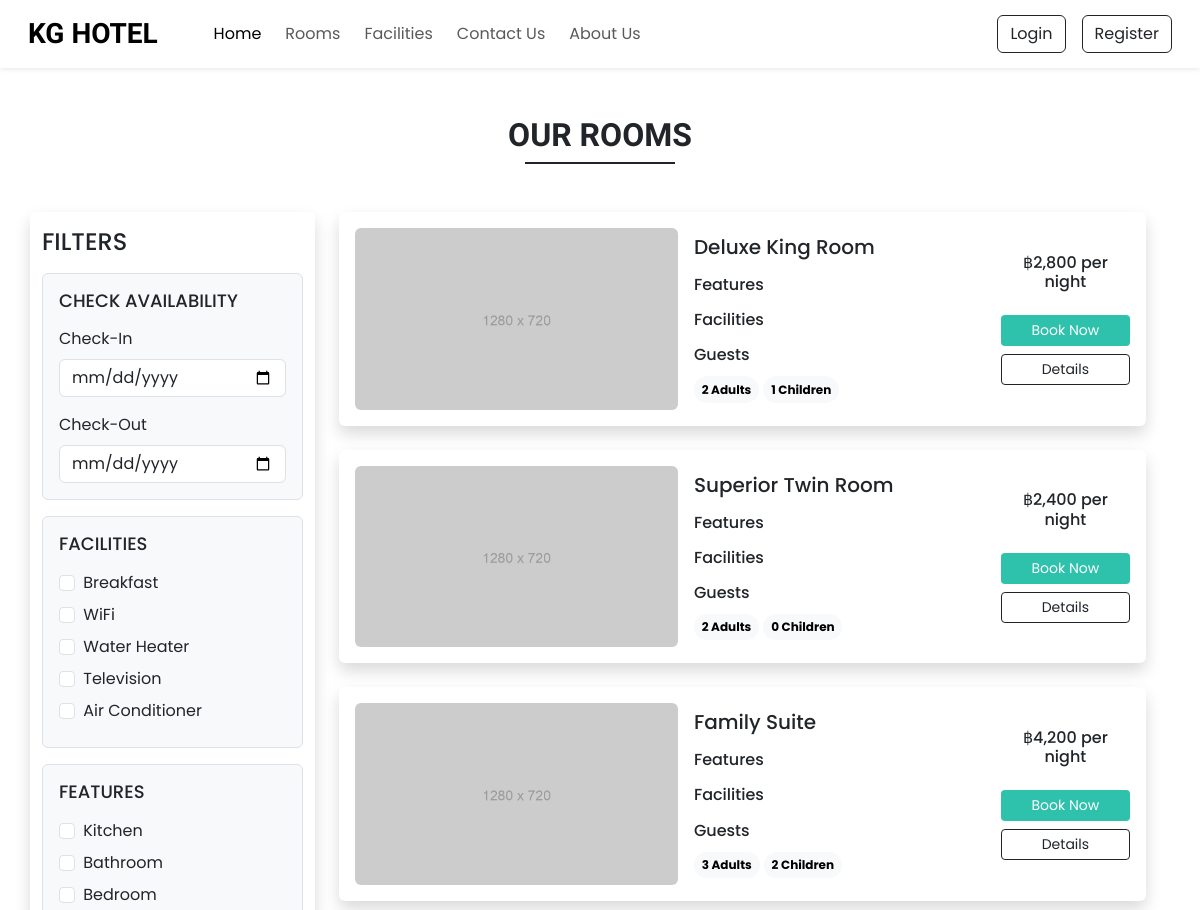
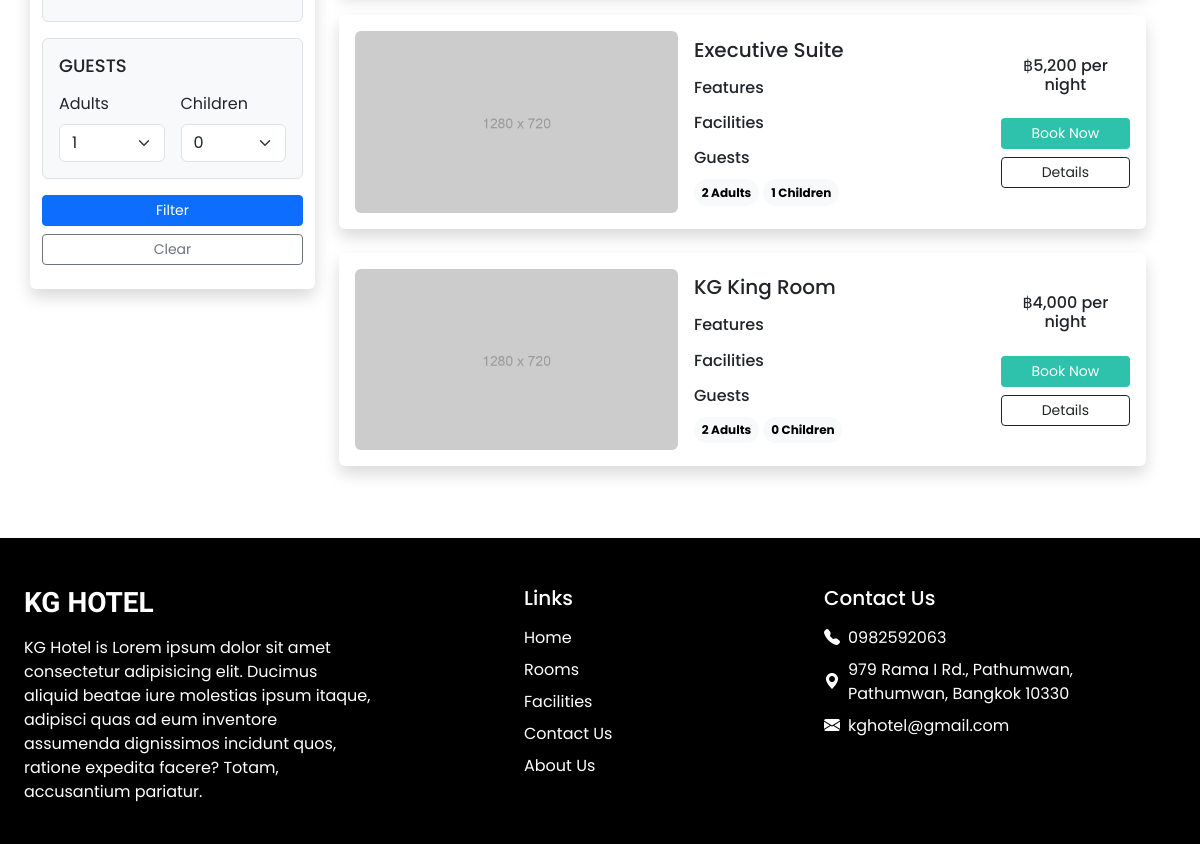
The page /rooms.php on the database its author committed (2 pictures, top to bottom).
### tables this page shows
CREATE TABLE `facilities` (
  `id` int(11) NOT NULL,
  `name` varchar(50) NOT NULL,
  `icon` varchar(255) NOT NULL,
  `description` text NOT NULL
);

CREATE TABLE `features` (
  `id` int(11) NOT NULL,
  `name` varchar(50) NOT NULL
);

CREATE TABLE `room` (
  `id` int(11) NOT NULL,
  `name` varchar(150) NOT NULL,
  `area` int(11) NOT NULL,
  `price` int(11) NOT NULL,
  `quant` int(11) NOT NULL,
  `adult` int(11) NOT NULL,
  `children` int(11) NOT NULL,
  `description` text NOT NULL,
  `status` int(11) NOT NULL DEFAULT 1
);

CREATE TABLE `setting` (
  `sr_no` int(11) NOT NULL,
  `site_title` varchar(50) NOT NULL,
  `site_about` varchar(255) NOT NULL,
  `shutdown` tinyint(1) NOT NULL
);

CREATE TABLE `contact_details` (
  `sr_no` int(11) NOT NULL,
  `address` varchar(255) NOT NULL,
  `gmap` longtext NOT NULL,
  `pn1` varchar(10) NOT NULL,
  `pn2` varchar(10) NOT NULL,
  `email` varchar(50) NOT NULL
);

### server/class/facility.php (called while the page is built, shortened)
<?php
class Facility {
    private $conn;
    public function __construct($db) {
        $this->conn = $db;
    }
    public function getFacilities() {
        $query = "SELECT * FROM facilities ORDER BY id DESC";
        $stmt = $this->conn->prepare($query);
        $stmt->execute();
        return $stmt->fetchAll(PDO::FETCH_ASSOC);
    }
}
$database = new Database();
$db = $database->getConnection();
$facilityObj = new Facility($db);
$facilities = $facilityObj->getFacilities();
?>

### server/class/feature.php (called while the page is built)
<?php
class Feature {
    private $conn;
    public function __construct($db) {
        $this->conn = $db;
    }
    public function getFeatures() {
        $query = "SELECT * FROM features ORDER BY id DESC";
        $stmt = $this->conn->prepare($query);
        $stmt->execute();
        return $stmt->fetchAll(PDO::FETCH_ASSOC);
    }
}
$database = new Database();
$db = $database->getConnection();
$featureObj = new Feature($db);
$features = $featureObj->getFeatures();
?>

### server/class/room.php (called while the page is built, shortened)
<?php
class Room {
    private $conn;
    public function __construct($db) {
        $this->conn = $db;
    }
    public function getFilteredRooms() {
        $conditions = ["r.status = 1"];
        $params = [];
        $where = implode(' AND ', $conditions);
        $sql = "
            SELECT r.id, r.name, r.area, r.price, r.quant, r.adult, r.children, r.description,
                rc.cover,
                GROUP_CONCAT(DISTINCT f.name) AS features,
                GROUP_CONCAT(DISTINCT fc.name) AS facilities
            FROM room r
            LEFT JOIN room_covers rc ON r.id = rc.id_room
            LEFT JOIN room_features rf ON r.id = rf.id_room
            LEFT JOIN features f ON rf.id_features = f.id
            LEFT JOIN room_facilities rfc ON r.id = rfc.id_room
            LEFT JOIN facilities fc ON rfc.id_facilities = fc.id
            WHERE $where
            GROUP BY r.id
        ";
        $stmt = $this->conn->prepare($sql);
        $stmt->execute();
        return $stmt->fetchAll(PDO::FETCH_ASSOC);
    }
}
$database = new Database();
$db = $database->getConnection();
$roomObj = new Room($db);
$rooms = $roomObj->getFilteredRooms();
?>

### server/class/setting.php (called while the page is built)
<?php
class Setting {
    private $conn;
    public function __construct($db) {
        $this->conn = $db;
    }
    public function getSettingInfo() {
        $query = "SELECT * FROM setting WHERE sr_no = 1";
        $stmt = $this->conn->prepare($query);
        $stmt->execute();
        return $stmt->fetch(PDO::FETCH_ASSOC);
    }
}
$database = new Database();
$db = $database->getConnection();
$setting = new Setting($db);
$setting_info = $setting->getSettingInfo();
$site_title = $setting_info['site_title'];
$site_about = $setting_info['site_about'];
$shutdown = $setting_info['shutdown'];
?>

### server/class/contact_detail.php (called while the page is built, shortened)
<?php
class ContactDetail {
    private $conn;
    public function __construct($db) {
        $this->conn = $db;
    }
    public function getContactInfo() {
        $query = "SELECT * FROM contact_details WHERE sr_no = 1";
        $stmt = $this->conn->prepare($query);
        $stmt->execute();
        return $stmt->fetch(PDO::FETCH_ASSOC);
    }
}
$database = new Database();
$db = $database->getConnection();
$contact_detail = new ContactDetail($db);
$contact_info = $contact_detail->getContactInfo();
$address = $contact_info['address'];
$pn1 = $contact_info['pn1'];
$email = $contact_info['email'];
?>

### rooms.php (the view, shortened to what this page needs)
<?php
require('public/db_config.php');
require('server/class/contact_detail.php');
require('server/class/room.php');
require('server/class/facility.php');
require('server/class/feature.php');
require('server/class/setting.php');
?>
<!doctype html>
<html lang="en">
<head>
    <?php require('public/link.php'); ?>
    <link rel="stylesheet" href="https://cdn.jsdelivr.net/npm/swiper@11/swiper-bundle.min.css">
    <link rel="stylesheet" href="css/style.css">
</head>
<body>
    <?php require('inc/header.php'); ?>
    <div class="my-5 px-4">
        <h2 class="fw-bold h-font text-center">OUR ROOMS</h2>
        <div class="h-line bg-dark"></div>
    </div>
    <div class="container">
        <div class="row">
            <div class="col-lg-3 col-md-12 mb-4 mb-lg-0 px-lg-0">
                <nav class="navbar navbar-expand-lg navbar-light bg-white rounded lg-shadow">
                    <div class="container-fluid flex-lg-column align-items-stretch">
                        <h4 class="mt-2 d-none d-lg-block">FILTERS</h4>
                        <div class="collapse navbar-collapse flex-column align-items-stretch mt-2" id="filter-dropdown">
                            <form method="GET" class="w-100">
                                <div class="border bg-light p-3 rounded mb-3">
                                    <h5 class="mb-3" style="font-size: 18px;">CHECK AVAILABILITY</h5>
                                    <label class="form-label">Check-In</label>
                                    <input type="date" name="checkin" value="<?= $_GET['checkin'] ?? '' ?>"
                                        class="form-control shadow-none mb-3">
                                    <label class="form-label">Check-Out</label>
                                    <input type="date" name="checkout" value="<?= $_GET['checkout'] ?? '' ?>"
                                        class="form-control shadow-none">
                                </div>
                                <div class="border bg-light p-3 rounded mb-3">
                                    <h5 class="mb-3" style="font-size: 18px;">FACILITIES</h5>
                                    <?php foreach ($facilities as $f): ?>
                                    <div class="mb-2">
                                        <input type="checkbox" id="fac_<?= $f['id'] ?>" name="facilities[]"
                                            value="<?= $f['name'] ?>" class="form-check-input shadow-none me-1"
                                            <?= (isset($_GET['facilities']) && in_array($f['name'], $_GET['facilities'])) ? 'checked' : '' ?>>
                                        <label class="form-check-label"
                                            for="fac_<?= $f['id'] ?>"><?= $f['name'] ?></label>
                                    </div>
                                    <?php endforeach; ?>
                                </div>
                                <div class="border bg-light p-3 rounded mb-3">
                                    <h5 class="mb-3" style="font-size: 18px;">FEATURES</h5>
                                    <?php foreach ($features as $feature): ?>
                                    <div class="mb-2">
                                        <input type="checkbox" id="feat_<?= $feature['id'] ?>" name="features[]"
                                            value="<?= $feature['name'] ?>" class="form-check-input shadow-none me-1"
                                            <?= (isset($_GET['features']) && in_array($feature['name'], $_GET['features'])) ? 'checked' : '' ?>>
                                        <label class="form-check-label"
                                            for="feat_<?= $feature['id'] ?>"><?= $feature['name'] ?></label>
                                    </div>
                                    <?php endforeach; ?>
                                </div>
                                <div class="border bg-light p-3 rounded mb-3">
                                    <h5 class="mb-3" style="font-size: 18px;">GUESTS</h5>
                                    <div class="d-flex justify-content-between gap-3">
                                        <div class="w-100">
                                            <label class="form-label">Adults</label>
                                            <select name="adults" class="form-select shadow-none">
                                                <?php for ($i = 1; $i <= 10; $i++): ?>
                                                <option value="<?= $i ?>"
                                                    <?= (isset($_GET['adults']) && $_GET['adults'] == $i) ? 'selected' : '' ?>>
                                                    <?= $i ?></option>
                                                <?php endfor; ?>
                                            </select>
                                        </div>
                                        <div class="w-100">
                                            <label class="form-label">Children</label>
                                            <select name="children" class="form-select shadow-none">
                                                <?php for ($i = 0; $i <= 10; $i++): ?>
                                                <option value="<?= $i ?>"
                                                    <?= (isset($_GET['children']) && $_GET['children'] == $i) ? 'selected' : '' ?>>
                                                    <?= $i ?></option>
                                                <?php endfor; ?>
                                            </select>
                                        </div>
                                    </div>
                                </div>
                                <div class="d-grid gap-2 mb-3">
                                    <button type="submit" class="btn btn-sm btn-primary">Filter</button>
                                    <a href="rooms.php" class="btn btn-sm btn-outline-secondary">Clear</a>
                                </div>
                            </form>
                        </div>
                    </div>
                </nav>
            </div>
            <div class="col-lg-9 col-md-12 px-4">
                <?php if (empty($rooms)): ?>
                <div class="alert alert-warning text-center d-flex align-items-center justify-content-center gap-2 mb-0" role="alert">
                    <i class="bi bi-exclamation-triangle-fill fs-4"></i>
                    <div>
                        <strong>No rooms found</strong> based on your selected filters
                    </div>
                </div>
                <?php else: ?>
                <?php foreach ($rooms as $room): ?>
                <div class="card mb-4 border-0 shadow">
                    <div class="row g-0 p-3 align-items-center">
                        <div class="col-md-5 mb-lg-0 mb-md-0 mb-3">
                            <img src="uploads/rooms/covers/<?php echo $room['cover']; ?>"
                                class="img-fluid rounded w-100 h-100 object-fit-cover">
                        </div>
                        <div class="col-md-5 px-lg-3 px-md-3 px-0">
                            <h5 class="mb-3"><?php echo $room['name']; ?></h5>
                            <div class="features mb-3">
                                <h6 class="mb-1">Features</h6>
                            </div>
                            <div class="facilities mb-3">
                                <h6 class="mb-1">Facilities</h6>
                            </div>
                            <div class="guests">
                                <h6 class="mb-1">Guests</h6>
                                <span
                                    class="badge rounded-pill text-bg-light text-wrap lh-base mt-2"><?php echo $room['adult']; ?>
                                    Adults</span>
                                <span
                                    class="badge rounded-pill text-bg-light text-wrap lh-base mt-2"><?php echo $room['children']; ?>
                                    Children</span>
                            </div>
                        </div>
                        <div class="col-md-2 text-center">
                            <h6 class="my-4 mt-lg-0 mt-md-0">฿<?php echo number_format($room['price'], 0); ?> per night
                            </h6>
                            <?php if ($shutdown != 1): ?>
                            <?php if (isset($_SESSION['user_id'])): ?>
                                <a href="confirm_booking.php?id=<?php echo $room['id']; ?>" class="btn btn-sm w-100 text-white custom-bg shadow-none mb-2">Book Now</a>
                            <?php else: ?>
                            <button type="button" class="btn btn-sm w-100 text-white custom-bg shadow-none mb-2"
                                data-bs-toggle="modal" data-bs-target="#loginModal">
                                Book Now
                            </button>
                            <?php endif; ?>
                            <?php endif; ?>
                            <a href="room_detail.php?id=<?php echo $room['id']; ?>"
                                class="btn btn-sm w-100 btn-outline-dark shadow-none">Details</a>
                        </div>
                    </div>
                </div>
                <?php endforeach; ?>
                <?php endif; ?>
            </div>
        </div>
    </div>
    <?php require('inc/footer.php'); ?>
</body>
</html>

### inc/footer.php
<footer class="container-fluid bg-black text-white mt-5 pt-5">
    <div class="row justify-content-between">
        <div class="col-12 col-md-6 col-lg-4 mb-4 px-4">
            <h3 class="h-font fw-bold fs-3 mb-3"><?= htmlspecialchars($site_title) ?></h3>
            <p><?= nl2br(htmlspecialchars($site_about)) ?></p>
        </div>
        <div class="col-6 col-md-6 col-lg-2 mb-4 px-4">
            <h5 class="mb-3">Links</h5>
            <ul class="list-unstyled">
                <li><a href="index.php" class="text-white text-decoration-none d-block mb-2">Home</a></li>
                <li><a href="rooms.php" class="text-white text-decoration-none d-block mb-2">Rooms</a></li>
                <li><a href="facilities.php" class="text-white text-decoration-none d-block mb-2">Facilities</a></li>
                <li><a href="contact.php" class="text-white text-decoration-none d-block mb-2">Contact Us</a></li>
                <li><a href="about.php" class="text-white text-decoration-none d-block mb-2">About Us</a></li>
            </ul>
        </div>
        <div class="col-12 col-md-6 col-lg-4 mb-4 px-4">
            <h5 class="mb-3">Contact Us</h5>
            <div class="mb-2 d-flex align-items-center">
                <i class="bi bi-telephone-fill me-2"></i>
                <a href="tel:<?= htmlspecialchars($pn1) ?>"
                    class="text-white text-decoration-none"><?= htmlspecialchars($pn1) ?></a>
            </div>
            <div class="mb-2 d-flex align-items-center">
                <i class="bi bi-geo-alt-fill me-2"></i>
                <span><?= htmlspecialchars($address) ?></span>
            </div>
            <div class="mb-2 d-flex align-items-center">
                <i class="bi bi-envelope-fill me-2"></i>
                <a href="mailto:<?= htmlspecialchars($email) ?>"
                    class="text-white text-decoration-none"><?= htmlspecialchars($email) ?></a>
            </div>
        </div>
    </div>
</footer>

### rows shown on the page
facilities: name "Breakfast"
facilities: name "WiFi"
facilities: name "Water Heater"
facilities: name "Television"
facilities: name "Air Conditioner"
features: name "Kitchen"
features: name "Bathroom"
features: name "Bedroom"
room: name "Deluxe King Room", adult "2", children "1", price "2,800"
room: name "Superior Twin Room", adult "2", children "0", price "2,400"
room: name "Family Suite", adult "3", children "2", price "4,200"
room: name "Executive Suite", adult "2", children "1", price "5,200"
room: name "KG King Room", adult "2", children "0", price "4,000"
setting: site_title "KG HOTEL", site_about "KG Hotel is Lorem ipsum dolor sit amet consectetur adipisicing elit. Ducimus aliquid beatae iure molestias ipsum itaque, adipisci quas ad eum inventore assumenda dignissimos incidunt quos, ratione expedita facere? Totam, accusantium pariatur."
contact_details: pn1 "0982592063", address "979 Rama I Rd., Pathumwan, Pathumwan, Bangkok 10330", email "kghotel@gmail.com"

### other values the page prints
form field adults "1"
form field children "0"
